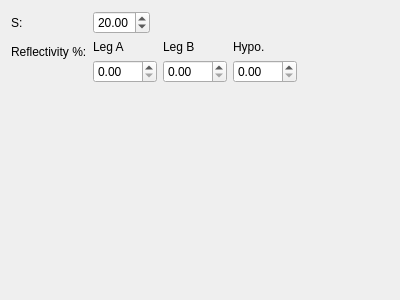
<?xml version="1.0" encoding="UTF-8"?>
<ui version="4.0">
 <class>Form</class>
 <widget class="QWidget" name="Form">
  <property name="geometry">
   <rect>
    <x>0</x>
    <y>0</y>
    <width>400</width>
    <height>300</height>
   </rect>
  </property>
  <property name="windowTitle">
   <string>Form</string>
  </property>
  <layout class="QVBoxLayout" name="verticalLayout_7">
   <item>
    <layout class="QFormLayout" name="formLayout">
     <property name="sizeConstraint">
      <enum>QLayout::SetMaximumSize</enum>
     </property>
     <property name="fieldGrowthPolicy">
      <enum>QFormLayout::ExpandingFieldsGrow</enum>
     </property>
     <item row="0" column="0">
      <widget class="QLabel" name="label_2">
       <property name="text">
        <string>S:</string>
       </property>
      </widget>
     </item>
     <item row="0" column="1">
      <widget class="QDoubleSpinBox" name="S">
       <property name="value">
        <double>20.000000000000000</double>
       </property>
      </widget>
     </item>
     <item row="1" column="0">
      <widget class="QLabel" name="label">
       <property name="text">
        <string>Reflectivity %:</string>
       </property>
      </widget>
     </item>
     <item row="1" column="1">
      <layout class="QHBoxLayout" name="horizontalLayout_5">
       <item>
        <layout class="QVBoxLayout" name="verticalLayout_6">
         <item>
          <widget class="QLabel" name="label_11">
           <property name="text">
            <string>Leg A</string>
           </property>
          </widget>
         </item>
         <item>
          <widget class="QDoubleSpinBox" name="RefLegA">
           <property name="maximum">
            <double>100.000000000000000</double>
           </property>
          </widget>
         </item>
        </layout>
       </item>
       <item>
        <layout class="QVBoxLayout" name="verticalLayout_3">
         <item>
          <widget class="QLabel" name="label_4">
           <property name="text">
            <string>Leg B</string>
           </property>
          </widget>
         </item>
         <item>
          <widget class="QDoubleSpinBox" name="RefLegB">
           <property name="maximum">
            <double>100.000000000000000</double>
           </property>
          </widget>
         </item>
        </layout>
       </item>
       <item>
        <layout class="QVBoxLayout" name="verticalLayout">
         <item>
          <widget class="QLabel" name="label_3">
           <property name="text">
            <string>Hypo.</string>
           </property>
          </widget>
         </item>
         <item>
          <widget class="QDoubleSpinBox" name="RefHypo">
           <property name="maximum">
            <double>100.000000000000000</double>
           </property>
          </widget>
         </item>
        </layout>
       </item>
      </layout>
     </item>
    </layout>
   </item>
  </layout>
 </widget>
 <resources/>
 <connections/>
</ui>
